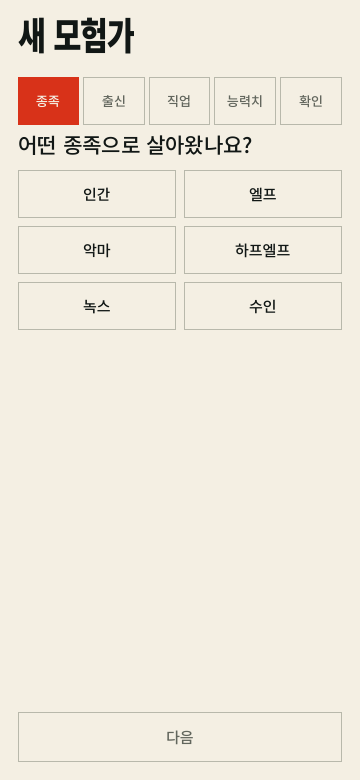
#> input picture verification/persona-r22/render/race-360x780.png, 360 x 780 px; its folder holds 4 pictures in this run
$ python persona_r22_review.py
#> lines starting #> are read from the running program, lines starting #| are printed output that depends on the picture
from pathlib import Path
from PIL import Image,ImageDraw
folder=Path(__file__).resolve().parents[1]/'verification/persona-r22/render'
modes=['race','nation','blocked','class','points','confirm','scenario','town','sortie','empty','solo','explore']
for dim in ['360x780','390x844','390x664','430x932','1280x800']:
    sheet=Image.new('RGB',(1280,1920),'#dfdfdf');draw=ImageDraw.Draw(sheet)
#> after `sheet = Image.new('RGB', (1280, 1920), '#dfdfdf')`: sheet: PIL image 1280x1920 RGB; every value is 223
    for i,mode in enumerate(modes):
        im=Image.open(folder/f'{mode}-{dim}.png').convert('RGB')
        if im.width>800:
            im=im.crop(((im.width-460)//2,0,(im.width+460)//2,im.height))
        im.thumbnail((320,610));x=(i%4)*320+(320-im.width)//2;y=(i//4)*640+25
#> after `x = i % 4 * 320 + (320 - im.width) // 2`: x = 19
        sheet.paste(im,(x,y));draw.text(((i%4)*320+8,(i//4)*640+5),mode+' '+dim,fill='#111111')
#> after `sheet.paste(im, (x, y))`:
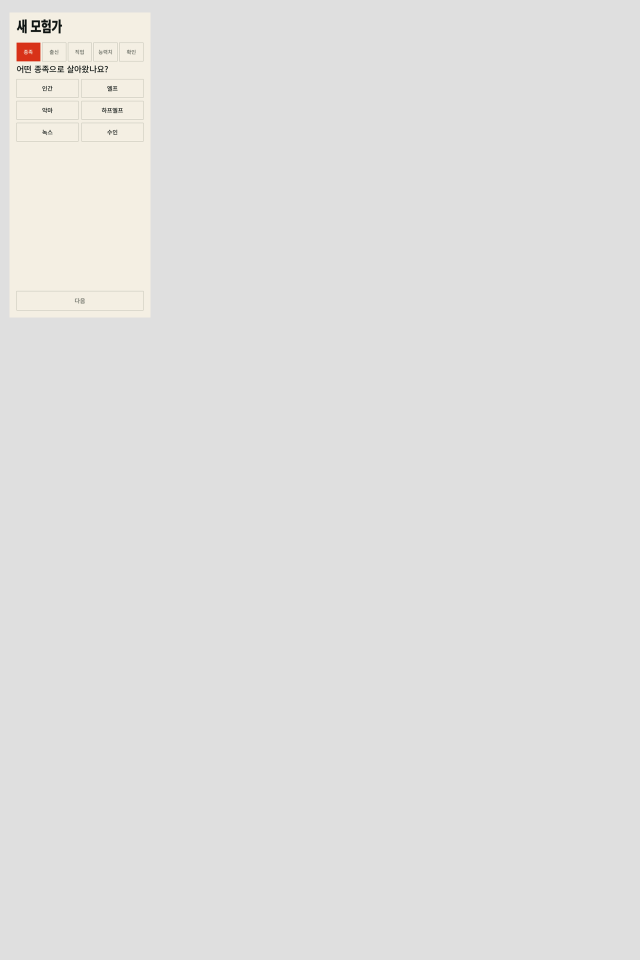
#> sheet: PIL image 1280x1920 RGB (shown at 1/2 size); mean R, G, B 224.1, 223.7, 222.9
#> (the run stopped early here; a loop or call above may not have finished)
